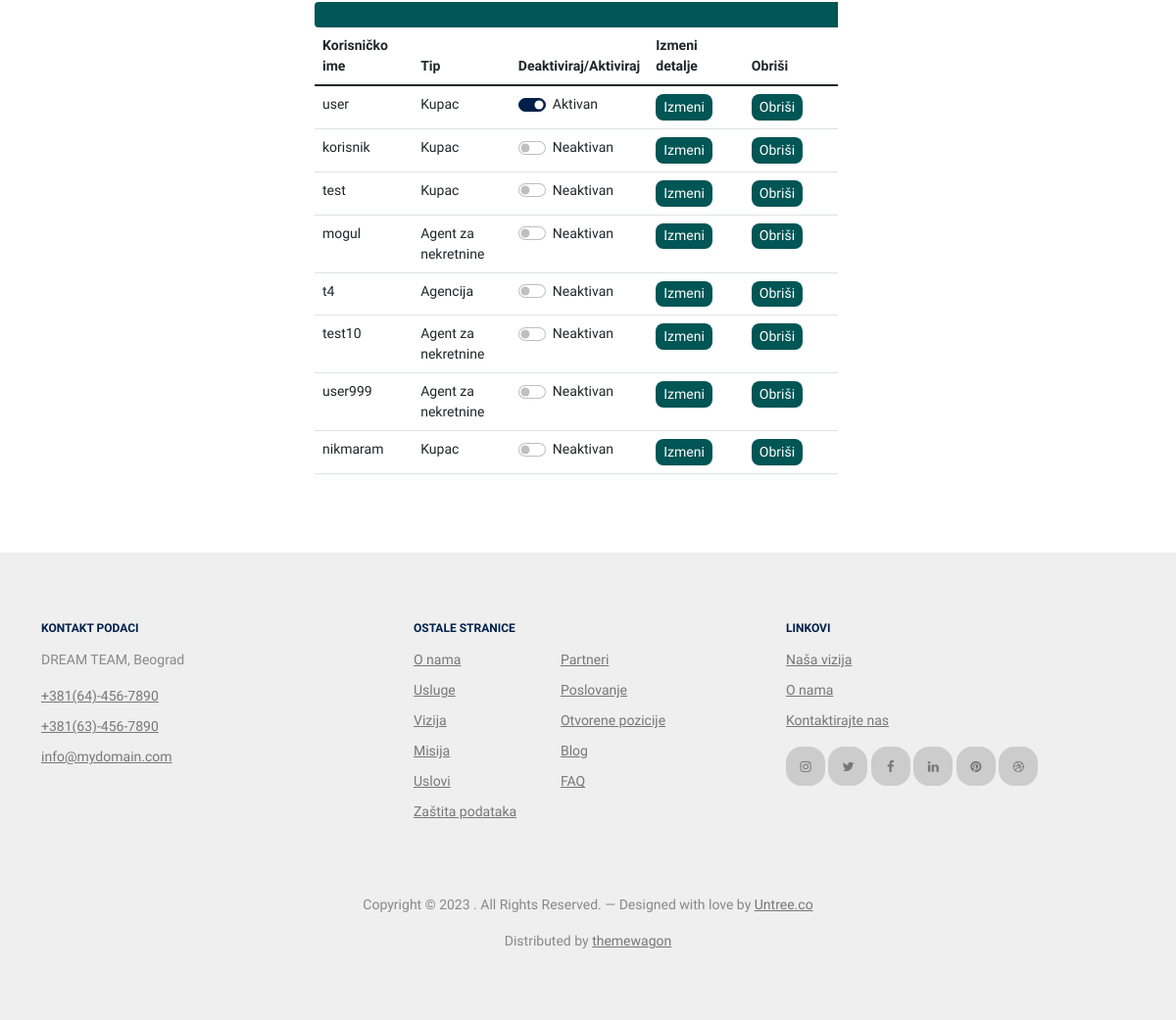
The app's page /approval.php (signed in, lower part), older data.
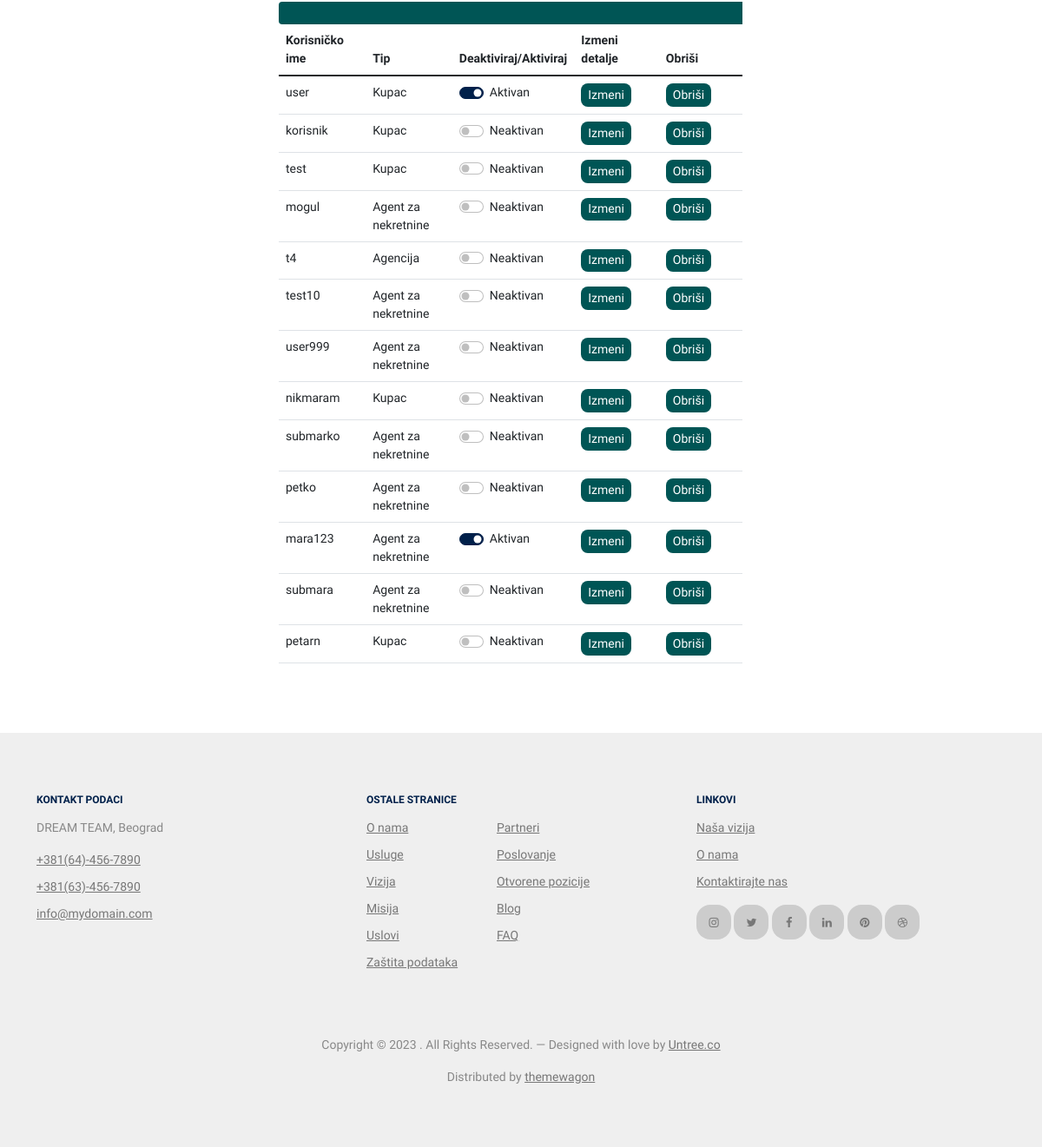
The same page, newer data.
### tables this page shows
CREATE TABLE `tbl_member` (
  `id` int(11) NOT NULL,
  `username` varchar(255) NOT NULL,
  `password` varchar(200) NOT NULL,
  `create_at` timestamp NOT NULL DEFAULT current_timestamp() ON UPDATE current_timestamp(),
  `email` varchar(256) NOT NULL,
  `name` varchar(256) DEFAULT NULL,
  `usertype` int(11) DEFAULT NULL,
  `lastname` varchar(256) DEFAULT NULL,
  `phone` varchar(50) DEFAULT NULL,
  `city` varchar(256) DEFAULT NULL,
  `birthdate` date DEFAULT NULL,
  `agency_id` int(11) DEFAULT NULL,
  `agent_licence` varchar(10) DEFAULT NULL,
  `status_id` int(11) NOT NULL
);

### lib/DataSource.php (called while the page is built, shortened)
<?php
class DataSource
{
    private $conn;
    function __construct()
    {
        $this->conn = $this->getConnection();
    }
    public function getConnection()
    {
        $conn = new \mysqli(self::HOST, self::USERNAME, self::PASSWORD, self::DATABASENAME);
        $conn->set_charset("utf8");
        return $conn;
    }
    public function select($query, $paramType = "", $paramArray = array())
    {
        $stmt = $this->conn->prepare($query);
        $stmt->execute();
        $result = $stmt->get_result();
        if ($result->num_rows > 0) {
            while ($row = $result->fetch_assoc()) {
                $resultset[] = $row;
            }
        }
        if (! empty($resultset)) {
            return $resultset;
        }
    }
}

### approval.php (the view, shortened to what this page needs)
<?php
require_once __DIR__ . '/lib/Member.php';
$member = new Member();
$members = $member->getMembers();
?>
<?php include 'components/layout.php'; ?>
<div class="section">
  <div class="container">
    <div class="row">
        <div class="row justify-content-center">
          <div class="col-lg-6" data-aos="fade-up" data-aos-delay="200">
                <div class="bg-secondary rounded-start">
                  <span class="m-3"><i class="fas flaticon-381-back-2 mt-2"></i></span>
                </div>
                <div class="table-responsive">
                <table id="tbl-users" class="tbl-users table table-hover">
                  <thead>
                  <th width="20%">Korisničko ime</th>
                  <th width="20%">Tip</th>
                  <th width="20%">Deaktiviraj/Aktiviraj</th>
                  <th width="20%" class="text-right">Izmeni detalje</th>
                  <th width="20%" class="text-right">Obriši</th>
                  </thead>
                  <tbody>
                  <?php
                  if (is_array($members)) {
                    $count = count($members);
                    if ($count > 0) {
                      foreach ($members as $user) {
                        echo '<tr value="' . $user['id'] . '" class="'.$member->userTypeToClass($user['usertype']) .'">'
                        .'<td>' . $user['username'] . '</td>'
                        .'<td>' .  $member->userTypeToText($user['usertype']) . '</td>'
                        .'<td>' . $member->userStatusToCheckbox($user['status'],  $user['id']) . '</td>'
                        .'<td><button type="button" class="btn btn-primary  btn-sm" data-bs-toggle="modal" data-bs-target="#editModal" data-bs-id="'.$user['id'].'" data-bs-usertype="'.$user['usertype'].'" data-bs-username="'.$user['username'].'" data-bs-firstname="'.$user['name'].'" data-bs-agency_id="'.$user['agency_id'].'" data-bs-agent_licence="'.$user['agent_licence'].'">Izmeni</button></td>'
                        .'<td><button type="button" class="btn btn-secondary  btn-sm" data-bs-toggle="modal" data-bs-target="#removeModal" data-bs-id="'.$user['id'].'" data-bs-username="'.$user['username'].'">Obriši</button></td></tr>';
                      }
                    }
                  } ?>
                  </tbody>
                </table>
                </div>
          </div>
        </div>
    </div>
  </div>
</div>
<?php include 'components/footer.php'; ?>
</body>
</html>

### lib/Member.php (shortened to what this page needs)
<?php
class Member
{
    private $ds;
    function __construct()
    {
        require_once __DIR__ . '/../lib/DataSource.php';
        $this->ds = new DataSource();
    }
    public function getMembers()
    {
        $query = 'SELECT m.*, s.id as statusId, s.status as status FROM tbl_member m INNER JOIN tbl_status s ON m.status_id = s.id where usertype <> 0';
        $paramType = '';
        $paramValue = array(
        );
        $memberRecords = $this->ds->select($query, $paramType, $paramValue);
        return $memberRecords;
    }
    public function userTypeToText($usertype)
    {
        switch ($usertype) {
            case 1:
                return 'Kupac';
            case 2:
                return 'Agent za nekretnine';
            case 3:
                return 'Agencija';
        }
    }
    public function userTypeToClass($usertype)
    {
        switch ($usertype) {
            case 1:
                return 'success';
            case 2:
                return 'info';
            case 3:
                return 'warning';
        }
    }
    public function userStatusToCheckbox($userstatus, $userId)
    {
        switch ($userstatus) {
            case "request":
                return '<div class="form-check form-switch">
                <input class="form-check-input" type="checkbox" id="flexSwitchCheckChecked'.$userId.'" value="'.$userId.'" >
                <label class="form-check-label" for="flexSwitchCheckChecked">Neaktivan</label>
              </div>';
            case "active":
                return '<div class="form-check form-switch">
                <input class="form-check-input" type="checkbox" id="flexSwitchCheckChecked'.$userId.'"  value="'.$userId.'" checked>
                <label class="form-check-label" for="flexSwitchCheckChecked">Aktivan</label>
              </div>';
        }
    }
}
?>

Row changes from the older to the newer data that the page shows:
added tbl_member: username "submarko", usertype "Agent za nekretnine"
added tbl_member: username "petko", usertype "Agent za nekretnine"
added tbl_member: username "mara123", usertype "Agent za nekretnine"
added tbl_member: username "submara", usertype "Agent za nekretnine"
added tbl_member: username "petarn", usertype "Kupac"
